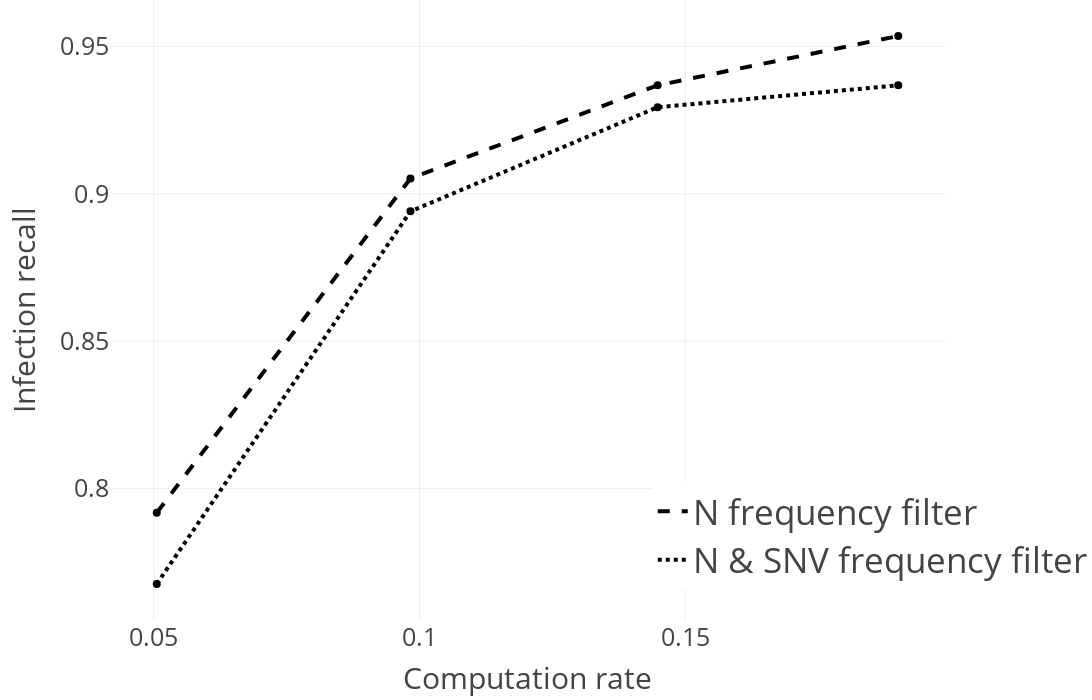

Notebook code cell kept with this figure:
### Markdown cell above
### Infection recall for different filters and computation rates using breadth search

### Code cell
sub_fig = get_computation_rate_plot("infection_detection_rate", breadth_search_evaluation, "Infection recall", legend=dict(
            x=0.65,
            y=0.05,
            xanchor="left",
            yanchor="bottom",
            font=dict(size=35),
        ))
sub_fig.show()

### Figure 1 — Plotly figure (JSON) as saved in the notebook; plotly's stock layout.template omitted (floating-point values rounded to 4 significant figures)
{"data": [{"line": {"color": "black", "dash": "dash", "width": 4}, "mode": "lines", "name": "N frequency filter", "type": "scatter", "x": [0.05056, 0.0983, 0.1448, 0.1901], "y": [0.7918, 0.9052, 0.9368, 0.9535]}, {"marker": {"color": "black", "size": 8, "symbol": "circle"}, "mode": "markers", "showlegend": false, "text": "", "type": "scatter", "x": [0.05056], "y": [0.7918]}, {"marker": {"color": "black", "size": 8, "symbol": "circle"}, "mode": "markers", "showlegend": false, "text": "", "type": "scatter", "x": [0.0983], "y": [0.9052]}, {"marker": {"color": "black", "size": 8, "symbol": "circle"}, "mode": "markers", "showlegend": false, "text": "", "type": "scatter", "x": [0.1448], "y": [0.9368]}, {"marker": {"color": "black", "size": 8, "symbol": "circle"}, "mode": "markers", "showlegend": false, "text": "", "type": "scatter", "x": [0.1901], "y": [0.9535]}, {"line": {"color": "black", "dash": "dot", "width": 4}, "mode": "lines", "name": "N & SNV frequency filter", "type": "scatter", "x": [0.05056, 0.0983, 0.1448, 0.1901], "y": [0.7677, 0.8941, 0.9294, 0.9368]}, {"marker": {"color": "black", "size": 8, "symbol": "circle"}, "mode": "markers", "showlegend": false, "text": "", "type": "scatter", "x": [0.05056], "y": [0.7677]}, {"marker": {"color": "black", "size": 8, "symbol": "circle"}, "mode": "markers", "showlegend": false, "text": "", "type": "scatter", "x": [0.0983], "y": [0.8941]}, {"marker": {"color": "black", "size": 8, "symbol": "circle"}, "mode": "markers", "showlegend": false, "text": "", "type": "scatter", "x": [0.1448], "y": [0.9294]}, {"marker": {"color": "black", "size": 8, "symbol": "circle"}, "mode": "markers", "showlegend": false, "text": "", "type": "scatter", "x": [0.1901], "y": [0.9368]}], "layout": {"font": {"size": 25}, "height": 700, "legend": {"font": {"size": 35}, "x": 0.65, "xanchor": "left", "y": 0.05, "yanchor": "bottom"}, "margin": {"b": 80, "l": 110, "r": 0, "t": 0}, "width": 1200, "xaxis": {"autorange": true, "range": [0.04189, 0.1987], "tickmode": "array", "tickvals": [0.05, 0.1, 0.15, 0.2], "title": {"text": "Computation rate"}, "type": "linear"}, "yaxis": {"autorange": true, "range": [0.7554, 0.9657], "title": {"text": "Infection recall"}, "type": "linear"}}}
